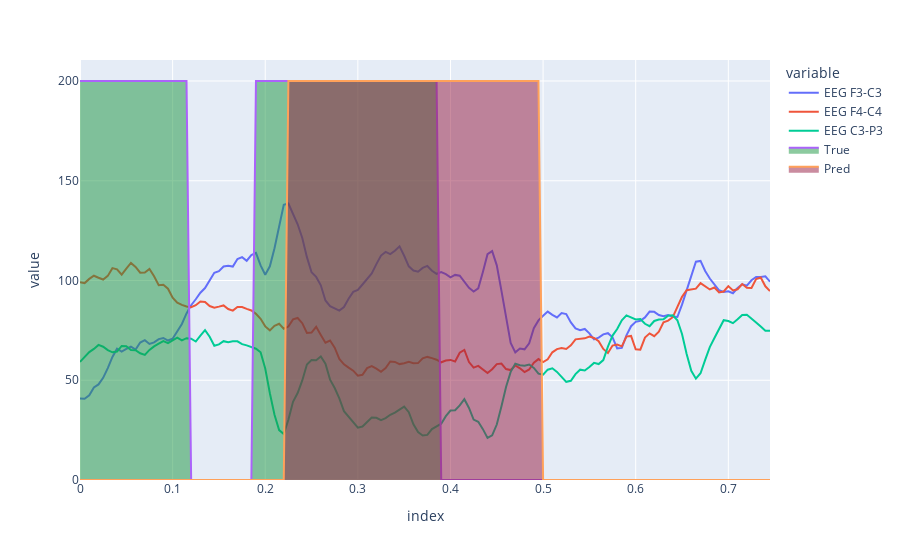

Notebook cell for this chart:
### Markdown cell above
well recognized

### Code cell
range_start = 2050
range_end = 2200

df = pd.DataFrame((test_x[2:5, :pred_len][:, range_start:range_end] + 100).T.copy(), 
                  columns=f.getSignalLabels()[2:5], index = np.arange(range_end - range_start) / 200)
df[f.getSignalLabels()[3]] -= 50
df[f.getSignalLabels()[4]] -= 50


fig = px.line(df)

fig.add_scatter(x=np.arange(range_end - range_start) / 200, y=test_labels[:pred_len][range_start:range_end] * 200, 
                fill='tozeroy', fillcolor='rgba(26,150,65,0.5)', name="True", opacity=0.5)
fig.add_scatter(x=np.arange(range_end - range_start) / 200, y=all_preds[:pred_len][range_start:range_end] * 200, 
                fill='tozeroy', fillcolor='rgba(150,26,65,0.5)', name="Pred", opacity=0.5)

fig.show()

### Figure 1 — Plotly figure (JSON) as saved in the notebook; plotly's stock layout.template omitted (floating-point values rounded to 4 significant figures; data arrays with more than 128 entries replaced by an {"elided": "..."} marker saying what was removed)
{"data": [{"hovertemplate": "variable=EEG F3-C3<br>index=%{x}<br>value=%{y}<extra></extra>", "legendgroup": "EEG F3-C3", "line": {"color": "#636efa", "dash": "solid"}, "marker": {"symbol": "circle"}, "mode": "lines", "name": "EEG F3-C3", "orientation": "v", "showlegend": true, "type": "scatter", "x": {"elided": "150 float values"}, "xaxis": "x", "y": {"elided": "150 float values"}, "yaxis": "y"}, {"hovertemplate": "variable=EEG F4-C4<br>index=%{x}<br>value=%{y}<extra></extra>", "legendgroup": "EEG F4-C4", "line": {"color": "#EF553B", "dash": "solid"}, "marker": {"symbol": "circle"}, "mode": "lines", "name": "EEG F4-C4", "orientation": "v", "showlegend": true, "type": "scatter", "x": {"elided": "150 float values"}, "xaxis": "x", "y": {"elided": "150 float values"}, "yaxis": "y"}, {"hovertemplate": "variable=EEG C3-P3<br>index=%{x}<br>value=%{y}<extra></extra>", "legendgroup": "EEG C3-P3", "line": {"color": "#00cc96", "dash": "solid"}, "marker": {"symbol": "circle"}, "mode": "lines", "name": "EEG C3-P3", "orientation": "v", "showlegend": true, "type": "scatter", "x": {"elided": "150 float values"}, "xaxis": "x", "y": {"elided": "150 float values"}, "yaxis": "y"}, {"fill": "tozeroy", "fillcolor": "rgba(26,150,65,0.5)", "name": "True", "opacity": 0.5, "type": "scatter", "x": {"elided": "150 float values"}, "y": {"elided": "150 int values"}}, {"fill": "tozeroy", "fillcolor": "rgba(150,26,65,0.5)", "name": "Pred", "opacity": 0.5, "type": "scatter", "x": {"elided": "150 float values"}, "y": {"elided": "150 int values"}}], "layout": {"legend": {"title": {"text": "variable"}, "tracegroupgap": 0}, "margin": {"t": 60}, "xaxis": {"anchor": "y", "domain": [0, 1], "title": {"text": "index"}}, "yaxis": {"anchor": "x", "domain": [0, 1], "title": {"text": "value"}}}}
